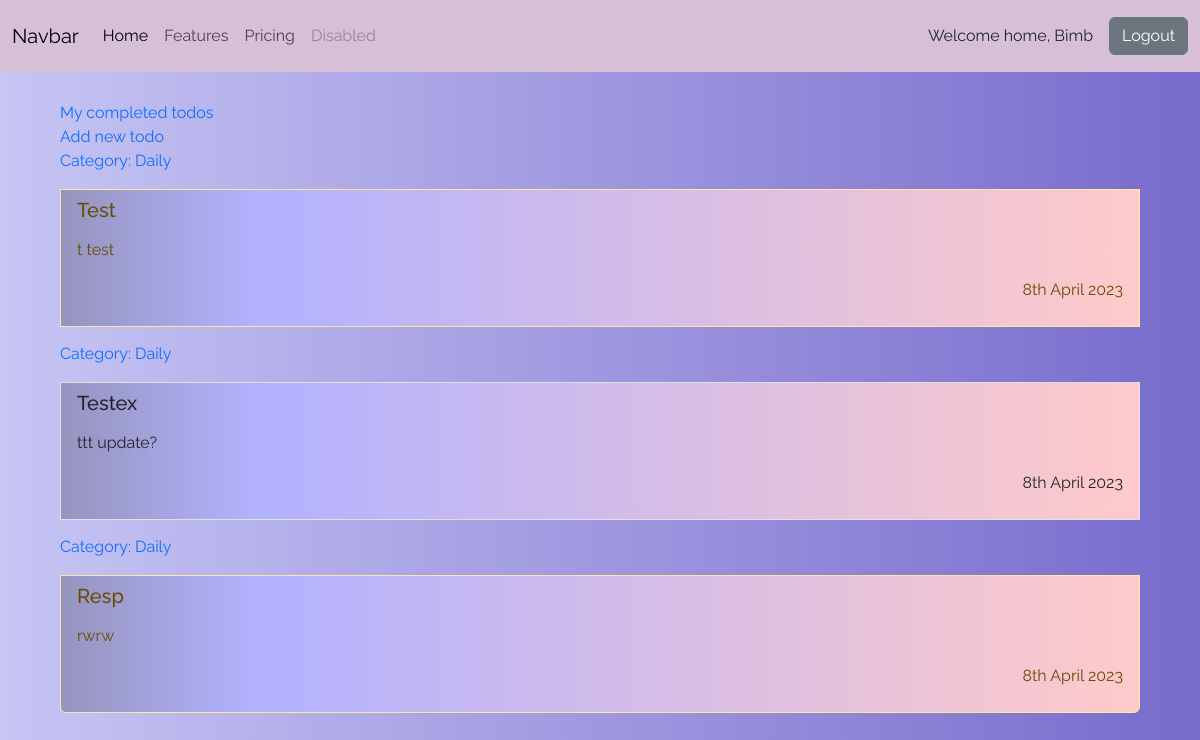
Page /my_todos/category/Daily (signed in) on the committed database.
### todo/models.py (models this page shows, shortened)
class TodoModel(models.Model):
    title = models.CharField(max_length=200)
    important = models.BooleanField(default=False)
    done = models.BooleanField(default=False)
    description = models.TextField()
    created_at = models.DateTimeField(auto_now_add=True)
    updated_at = models.DateTimeField(auto_now=True)
    photo = models.ImageField(upload_to='photos/%Y/%m/%d/', blank=True)
    user = models.ForeignKey(User, on_delete=models.CASCADE)
    category = models.ForeignKey('CategoryModel', on_delete=models.CASCADE, default=1)
    def get_absolute_url(self):
        return reverse('todo:view_certain_todo', args=[self.pk])

class CategoryModel(models.Model):
    title = models.CharField(max_length=100)
    def __str__(self):
        return self.title
    def get_absolute_url(self):
        return reverse('todo:view_by_category', args=[self.title])

### todo/views.py (the view)
# urls.py: path('my_todos/category/<str:title>', view_by_category, name='view_by_category')
def view_by_category(request, title):
    todos = TodoModel.objects.filter(category=CategoryModel.objects.get(title=title), user=request.user).select_related('category')
    return render(request, 'todo/todo_by_category.html', context={'todos':todos})

### todo/templates/todo/todo_by_category.html
{% extends 'todo/my_todos.html' %}

### todo/templates/todo/my_todos.html (shortened to what this page needs)
{% extends 'base.html' %}
{% block navbar %}
{% include 'inc/_nav.html' %}
{% endblock navbar %}
{% block content %}
<div class="list-cont">
<div class="list-group">
    <a href="{% url 'todo:completed' %}">My completed todos</a>  <br>
    <a href="{% url 'todo:add_todo' %}">Add new todo</a>   <br>
    {% for item in todos %}
    {% if not item.important %}
    <a href="{{item.category.get_absolute_url}}"> <p>Category: {{item.category}}</p></a>
    <a href="{{ item.get_absolute_url }}" class="list-group-item list-group-item-action">
    <h5>{{item.title}}</h5>
    <p class="marg-parag">{{item.description|linebreaks|truncatewords:15}}</p>
    <p class="creation-date">{{item.created_at|date:'jS F Y'}}</p>
    </a>
    {% else %}
    <a href="{{item.category.get_absolute_url}}"> <p>Category: {{item.category}}</p></a>
    <a href="{{ item.get_absolute_url }}" class="list-group-item list-group-item-action list-group-item-warning">
    <h5>{{item.title}}</h5>
    <p class="marg-parag">{{item.description|linebreaks|truncatewords:15}}</p>
    <p class="creation-date">{{item.created_at|date:'jS F Y'}}</p>
  </a>
  {% endif %}
    {% endfor %}
</div>
</div>
{% endblock content %}

### templates/inc/_nav.html (shortened to what this page needs)
<div class="navbar-container">
<nav class="navbar navbar-expand-lg bg-body-red">
  <div class="container-fluid">
    <a class="navbar-brand" href="#">Navbar</a>
    <div class="collapse navbar-collapse" id="navbarNavAltMarkup">
      <div class="navbar-nav">
        <a class="nav-link active" aria-current="page" href="#">Home</a>
        <a class="nav-link" href="#">Features</a>
        <a class="nav-link" href="#">Pricing</a>
        <a class="nav-link disabled">Disabled</a>
      </div>
    </div>
    <p class="welcome-text">Welcome home, {{request.user.username|title}}</p>
    <form action="{% url 'todo:logout_user' %}">
            <button class="btn btn-secondary">Logout</button>
        </form>
  </div>
</nav>
</div>

### todo/static/css/custom.css (style rules this page uses)
* { box-sizing: border-box; margin: 0; padding: 0; font-family: Raleway, sans-serif; }
body { background: linear-gradient(90deg, #C7C5F4, #776BCC); }
.navbar-container { background-color: thistle; margin-bottom: 1.8em; }
.welcome-text { margin-top: 1em; margin-right: 1em; }
.list-cont { text-align: center; }
.list-group { display: inline-block; width: 90%; text-align: left; color: red; }
.creation-date { text-align: right; }
.list-group-item { background: rgb(150,148,190); background: linear-gradient(90deg, rgba(150,148,190,1) 0%, rgba(178,178,255,1) 18%, rgba(255,202,202,1) 100%); margin-bottom: 15px; }
a { text-decoration: none; }

### rows in the picture
TodoModel: category "Daily", title "Test", description "t test", created_at "8th April 2023"
TodoModel: category "Daily", title "Testex", description "ttt update?", created_at "8th April 2023"
TodoModel: category "Daily", title "Resp", description "rwrw", created_at "8th April 2023"

### other values in the picture
{{ request.user.username|title }} "Bimb"
